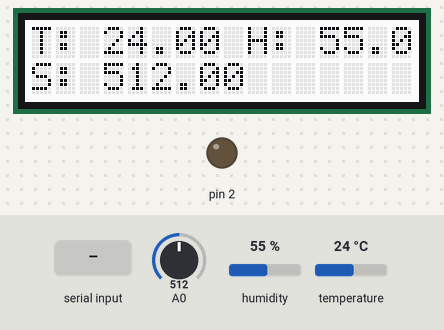
Bench run of a sketch on a simulated Arduino Uno, built with avr-gcc and run on an emulated ATmega328P. On the bench: 16×2 character LCD, output pins drawn as LEDs (lit = HIGH). The test bench sets the inputs (shaded band); at power-on: humidity 55 %, A0 = 512, temperature 24 °C. What the sketch prints to the serial monitor is not drawn.

Above: at 2.2 s.
2.3 s: "P" received over Serial
At 2.9 s:
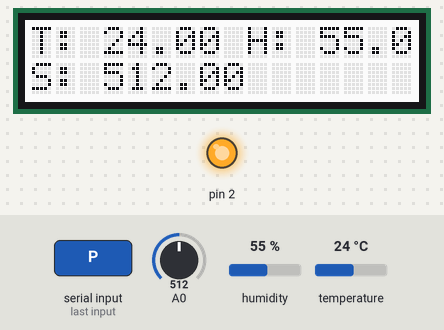
3.8 s: humidity set to 22 %
At 6.6 s:
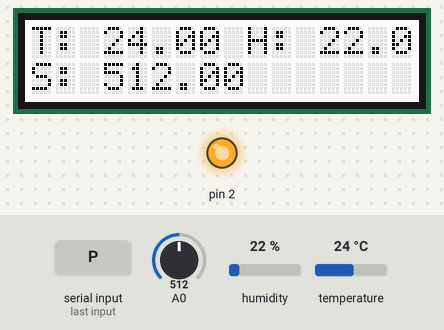
6.9 s: A0 set to 716
At 7.5 s:
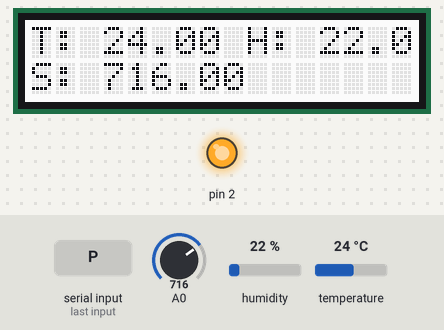
8.6 s: temperature set to 12 °C
At 10.1 s:
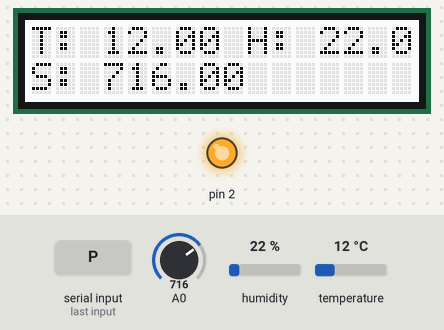
11.2 s: A0 set to 900
At 12.4 s:
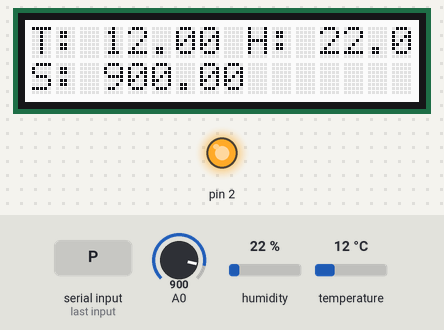
12.9 s: "p" received over Serial
At 13.8 s:
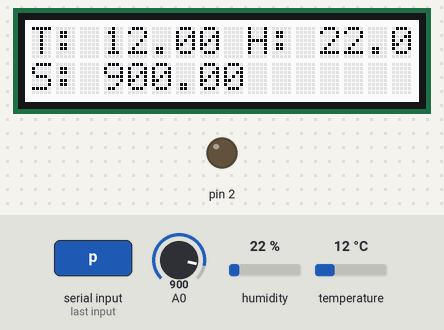
Timing chart, 0 to 15.6 s (numbered marks = the images above; inputs shaded):
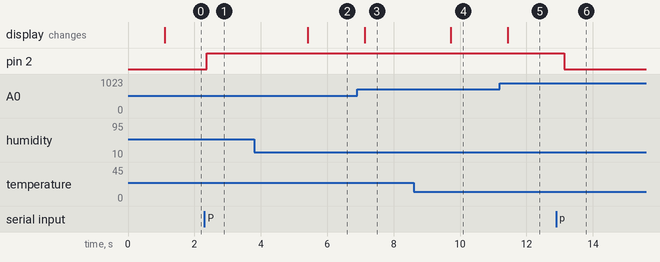

The sketch:

Serre.ino
```cpp
#include <Wire.h>
#include "rgb_lcd.h"
#include "DHT.h"


char receivedChar;
boolean newData = false;


double capteur;

DHT dht(4, 11);

char buffer[20];

rgb_lcd rgbLcd;

void _loop() {

}


void recvOneChar() {
 if (Serial.available() > 0) {
 receivedChar = Serial.read();
 newData = true;
 }
}


void processData(float temp, float hum,float sol) {
 if (newData == true) {
    if (receivedChar=='@') {
    Serial.print("T:");
    Serial.print(temp);
    Serial.print(", H: ");
    Serial.print(hum);
    Serial.print(", S: ");
    Serial.print(sol);
    Serial.println();
 }
 else if (receivedChar=='P') {
    Serial.println("Pompe on");
    digitalWrite(2,HIGH);
 }
 else if (receivedChar=='p') {
    Serial.println("Pompe off");
    digitalWrite(2,LOW);
 }

 newData = false;
 }
}

void _delay(float seconds){
    long endTime = millis() + seconds * 1000;
    while(millis() < endTime)_loop();
}


void setup(){
    rgbLcd.begin(16,2);
    pinMode(0,INPUT);
    pinMode(2,OUTPUT);
    Serial.begin(115200);
    //Serial.println("# GESTION DE LA SERRE");
    _delay(1);

}


void loop(){

    float temp = dht.readTemperature();
    //temp = dht.temperature;
    float hum = dht.readHumidity();
    float sol = analogRead(0);

    recvOneChar();
    processData(temp,hum,sol);


    rgbLcd.setCursor(0,0);
    rgbLcd.print("T: ");
    rgbLcd.print(temp);
    rgbLcd.print(" H: ");
    rgbLcd.print(hum);
    rgbLcd.setCursor(0,1);
    rgbLcd.print("S: ");
    rgbLcd.print(sol);


    _delay(.4);
    _loop();
}
```

Measured:
- after the input at 2.3 s, pin 2: LOW → HIGH after 0.07 s
- after the input at 3.8 s, the display: changes after 1.6 s (image 2)
- after the input at 6.9 s, the display: changes after 0.23 s (image 3)
- after the input at 8.6 s, the display: changes after 1.1 s (image 4)
- after the input at 11.2 s, the display: changes after 0.24 s (image 5)
- after the input at 12.9 s, pin 2: HIGH → LOW after 0.24 s
